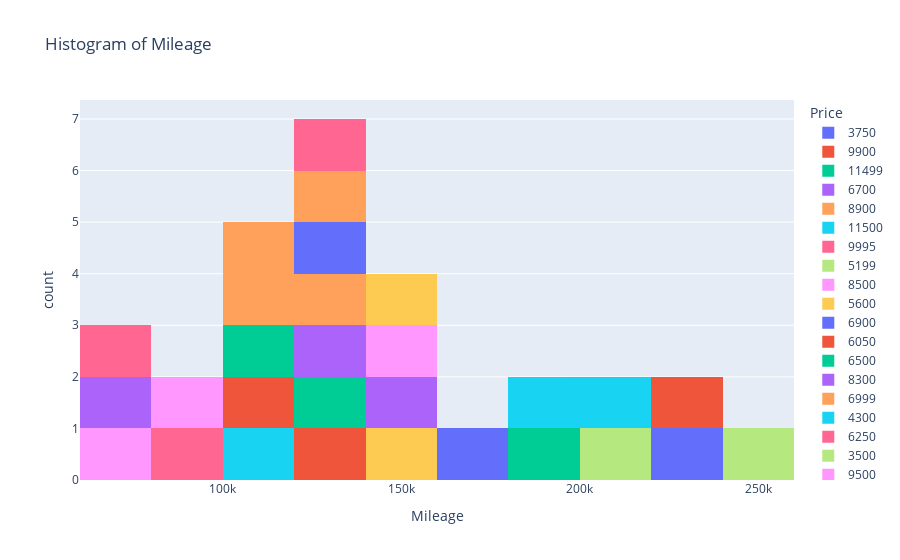

Notebook code cell kept with this figure:
### Code cell
bin_width = 20000 #km # cannot decide on a bin size, but can decide on the number of bins (and we can compute how many bins we need for a specific bin size)
nbins = math.ceil((df["Mileage"].max() - df["Mileage"].min()) / bin_width)
mileage_distr = px.histogram(df, x='Mileage', nbins=nbins, title='Histogram of Mileage', color='Price') #create bins for Price
mileage_distr.show()

### Figure 1 — Plotly figure (JSON) as saved in the notebook; plotly's stock layout.template omitted (floating-point values rounded to 4 significant figures)
{"data": [{"alignmentgroup": "True", "bingroup": "x", "hovertemplate": "Price=3750<br>Mileage=%{x}<br>count=%{y}<extra></extra>", "legendgroup": "3750", "marker": {"color": "#636efa", "pattern": {"shape": ""}}, "name": "3750", "nbinsx": 10, "offsetgroup": "3750", "orientation": "v", "showlegend": true, "type": "histogram", "x": [233394], "xaxis": "x", "yaxis": "y"}, {"alignmentgroup": "True", "bingroup": "x", "hovertemplate": "Price=9900<br>Mileage=%{x}<br>count=%{y}<extra></extra>", "legendgroup": "9900", "marker": {"color": "#EF553B", "pattern": {"shape": ""}}, "name": "9900", "nbinsx": 10, "offsetgroup": "9900", "orientation": "v", "showlegend": true, "type": "histogram", "x": [129600], "xaxis": "x", "yaxis": "y"}, {"alignmentgroup": "True", "bingroup": "x", "hovertemplate": "Price=11499<br>Mileage=%{x}<br>count=%{y}<extra></extra>", "legendgroup": "11499", "marker": {"color": "#00cc96", "pattern": {"shape": ""}}, "name": "11499", "nbinsx": 10, "offsetgroup": "11499", "orientation": "v", "showlegend": true, "type": "histogram", "x": [125000], "xaxis": "x", "yaxis": "y"}, {"alignmentgroup": "True", "bingroup": "x", "hovertemplate": "Price=6700<br>Mileage=%{x}<br>count=%{y}<extra></extra>", "legendgroup": "6700", "marker": {"color": "#ab63fa", "pattern": {"shape": ""}}, "name": "6700", "nbinsx": 10, "offsetgroup": "6700", "orientation": "v", "showlegend": true, "type": "histogram", "x": [132997], "xaxis": "x", "yaxis": "y"}, {"alignmentgroup": "True", "bingroup": "x", "hovertemplate": "Price=8900<br>Mileage=%{x}<br>count=%{y}<extra></extra>", "legendgroup": "8900", "marker": {"color": "#FFA15A", "pattern": {"shape": ""}}, "name": "8900", "nbinsx": 10, "offsetgroup": "8900", "orientation": "v", "showlegend": true, "type": "histogram", "x": [130000], "xaxis": "x", "yaxis": "y"}, {"alignmentgroup": "True", "bingroup": "x", "hovertemplate": "Price=11500<br>Mileage=%{x}<br>count=%{y}<extra></extra>", "legendgroup": "11500", "marker": {"color": "#19d3f3", "pattern": {"shape": ""}}, "name": "11500", "nbinsx": 10, "offsetgroup": "11500", "orientation": "v", "showlegend": true, "type": "histogram", "x": [103000], "xaxis": "x", "yaxis": "y"}, {"alignmentgroup": "True", "bingroup": "x", "hovertemplate": "Price=9995<br>Mileage=%{x}<br>count=%{y}<extra></extra>", "legendgroup": "9995", "marker": {"color": "#FF6692", "pattern": {"shape": ""}}, "name": "9995", "nbinsx": 10, "offsetgroup": "9995", "orientation": "v", "showlegend": true, "type": "histogram", "x": [99000], "xaxis": "x", "yaxis": "y"}, {"alignmentgroup": "True", "bingroup": "x", "hovertemplate": "Price=5199<br>Mileage=%{x}<br>count=%{y}<extra></extra>", "legendgroup": "5199", "marker": {"color": "#B6E880", "pattern": {"shape": ""}}, "name": "5199", "nbinsx": 10, "offsetgroup": "5199", "orientation": "v", "showlegend": true, "type": "histogram", "x": [206000], "xaxis": "x", "yaxis": "y"}, {"alignmentgroup": "True", "bingroup": "x", "hovertemplate": "Price=8500<br>Mileage=%{x}<br>count=%{y}<extra></extra>", "legendgroup": "8500", "marker": {"color": "#FF97FF", "pattern": {"shape": ""}}, "name": "8500", "nbinsx": 10, "offsetgroup": "8500", "orientation": "v", "showlegend": true, "type": "histogram", "x": [69900], "xaxis": "x", "yaxis": "y"}, {"alignmentgroup": "True", "bingroup": "x", "hovertemplate": "Price=5600<br>Mileage=%{x}<br>count=%{y}<extra></extra>", "legendgroup": "5600", "marker": {"color": "#FECB52", "pattern": {"shape": ""}}, "name": "5600", "nbinsx": 10, "offsetgroup": "5600", "orientation": "v", "showlegend": true, "type": "histogram", "x": [145000], "xaxis": "x", "yaxis": "y"}, {"alignmentgroup": "True", "bingroup": "x", "hovertemplate": "Price=6900<br>Mileage=%{x}<br>count=%{y}<extra></extra>", "legendgroup": "6900", "marker": {"color": "#636efa", "pattern": {"shape": ""}}, "name": "6900", "nbinsx": 10, "offsetgroup": "6900", "orientation": "v", "showlegend": true, "type": "histogram", "x": [138000], "xaxis": "x", "yaxis": "y"}, {"alignmentgroup": "True", "bingroup": "x", "hovertemplate": "Price=6050<br>Mileage=%{x}<br>count=%{y}<extra></extra>", "legendgroup": "6050", "marker": {"color": "#EF553B", "pattern": {"shape": ""}}, "name": "6050", "nbinsx": 10, "offsetgroup": "6050", "orientation": "v", "showlegend": true, "type": "histogram", "x": [112273], "xaxis": "x", "yaxis": "y"}, {"alignmentgroup": "True", "bingroup": "x", "hovertemplate": "Price=6500<br>Mileage=%{x}<br>count=%{y}<extra></extra>", "legendgroup": "6500", "marker": {"color": "#00cc96", "pattern": {"shape": ""}}, "name": "6500", "nbinsx": 10, "offsetgroup": "6500", "orientation": "v", "showlegend": true, "type": "histogram", "x": [105000], "xaxis": "x", "yaxis": "y"}, {"alignmentgroup": "True", "bingroup": "x", "hovertemplate": "Price=8300<br>Mileage=%{x}<br>count=%{y}<extra></extra>", "legendgroup": "8300", "marker": {"color": "#ab63fa", "pattern": {"shape": ""}}, "name": "8300", "nbinsx": 10, "offsetgroup": "8300", "orientation": "v", "showlegend": true, "type": "histogram", "x": [148750], "xaxis": "x", "yaxis": "y"}, {"alignmentgroup": "True", "bingroup": "x", "hovertemplate": "Price=6999<br>Mileage=%{x}<br>count=%{y}<extra></extra>", "legendgroup": "6999", "marker": {"color": "#FFA15A", "pattern": {"shape": ""}}, "name": "6999", "nbinsx": 10, "offsetgroup": "6999", "orientation": "v", "showlegend": true, "type": "histogram", "x": [101532, 139000], "xaxis": "x", "yaxis": "y"}, {"alignmentgroup": "True", "bingroup": "x", "hovertemplate": "Price=4300<br>Mileage=%{x}<br>count=%{y}<extra></extra>", "legendgroup": "4300", "marker": {"color": "#19d3f3", "pattern": {"shape": ""}}, "name": "4300", "nbinsx": 10, "offsetgroup": "4300", "orientation": "v", "showlegend": true, "type": "histogram", "x": [200300], "xaxis": "x", "yaxis": "y"}, {"alignmentgroup": "True", "bingroup": "x", "hovertemplate": "Price=6250<br>Mileage=%{x}<br>count=%{y}<extra></extra>", "legendgroup": "6250", "marker": {"color": "#FF6692", "pattern": {"shape": ""}}, "name": "6250", "nbinsx": 10, "offsetgroup": "6250", "orientation": "v", "showlegend": true, "type": "histogram", "x": [127410], "xaxis": "x", "yaxis": "y"}, {"alignmentgroup": "True", "bingroup": "x", "hovertemplate": "Price=3500<br>Mileage=%{x}<br>count=%{y}<extra></extra>", "legendgroup": "3500", "marker": {"color": "#B6E880", "pattern": {"shape": ""}}, "name": "3500", "nbinsx": 10, "offsetgroup": "3500", "orientation": "v", "showlegend": true, "type": "histogram", "x": [252000], "xaxis": "x", "yaxis": "y"}, {"alignmentgroup": "True", "bingroup": "x", "hovertemplate": "Price=9500<br>Mileage=%{x}<br>count=%{y}<extra></extra>", "legendgroup": "9500", "marker": {"color": "#FF97FF", "pattern": {"shape": ""}}, "name": "9500", "nbinsx": 10, "offsetgroup": "9500", "orientation": "v", "showlegend": true, "type": "histogram", "x": [85000, 148600], "xaxis": "x", "yaxis": "y"}, {"alignmentgroup": "True", "bingroup": "x", "hovertemplate": "Price=7500<br>Mileage=%{x}<br>count=%{y}<extra></extra>", "legendgroup": "7500", "marker": {"color": "#FECB52", "pattern": {"shape": ""}}, "name": "7500", "nbinsx": 10, "offsetgroup": "7500", "orientation": "v", "showlegend": true, "type": "histogram", "x": [143652], "xaxis": "x", "yaxis": "y"}, {"alignmentgroup": "True", "bingroup": "x", "hovertemplate": "Price=6200<br>Mileage=%{x}<br>count=%{y}<extra></extra>", "legendgroup": "6200", "marker": {"color": "#636efa", "pattern": {"shape": ""}}, "name": "6200", "nbinsx": 10, "offsetgroup": "6200", "orientation": "v", "showlegend": true, "type": "histogram", "x": [165000], "xaxis": "x", "yaxis": "y"}, {"alignmentgroup": "True", "bingroup": "x", "hovertemplate": "Price=3900<br>Mileage=%{x}<br>count=%{y}<extra></extra>", "legendgroup": "3900", "marker": {"color": "#EF553B", "pattern": {"shape": ""}}, "name": "3900", "nbinsx": 10, "offsetgroup": "3900", "orientation": "v", "showlegend": true, "type": "histogram", "x": [225000], "xaxis": "x", "yaxis": "y"}, {"alignmentgroup": "True", "bingroup": "x", "hovertemplate": "Price=5350<br>Mileage=%{x}<br>count=%{y}<extra></extra>", "legendgroup": "5350", "marker": {"color": "#00cc96", "pattern": {"shape": ""}}, "name": "5350", "nbinsx": 10, "offsetgroup": "5350", "orientation": "v", "showlegend": true, "type": "histogram", "x": [189000], "xaxis": "x", "yaxis": "y"}, {"alignmentgroup": "True", "bingroup": "x", "hovertemplate": "Price=6100<br>Mileage=%{x}<br>count=%{y}<extra></extra>", "legendgroup": "6100", "marker": {"color": "#ab63fa", "pattern": {"shape": ""}}, "name": "6100", "nbinsx": 10, "offsetgroup": "6100", "orientation": "v", "showlegend": true, "type": "histogram", "x": [66000], "xaxis": "x", "yaxis": "y"}, {"alignmentgroup": "True", "bingroup": "x", "hovertemplate": "Price=9000<br>Mileage=%{x}<br>count=%{y}<extra></extra>", "legendgroup": "9000", "marker": {"color": "#FFA15A", "pattern": {"shape": ""}}, "name": "9000", "nbinsx": 10, "offsetgroup": "9000", "orientation": "v", "showlegend": true, "type": "histogram", "x": [107000], "xaxis": "x", "yaxis": "y"}, {"alignmentgroup": "True", "bingroup": "x", "hovertemplate": "Price=5300<br>Mileage=%{x}<br>count=%{y}<extra></extra>", "legendgroup": "5300", "marker": {"color": "#19d3f3", "pattern": {"shape": ""}}, "name": "5300", "nbinsx": 10, "offsetgroup": "5300", "orientation": "v", "showlegend": true, "type": "histogram", "x": [184717], "xaxis": "x", "yaxis": "y"}, {"alignmentgroup": "True", "bingroup": "x", "hovertemplate": "Price=10700<br>Mileage=%{x}<br>count=%{y}<extra></extra>", "legendgroup": "10700", "marker": {"color": "#FF6692", "pattern": {"shape": ""}}, "name": "10700", "nbinsx": 10, "offsetgroup": "10700", "orientation": "v", "showlegend": true, "type": "histogram", "x": [60981], "xaxis": "x", "yaxis": "y"}], "layout": {"barmode": "relative", "legend": {"title": {"text": "Price"}, "tracegroupgap": 0}, "title": {"text": "Histogram of Mileage"}, "xaxis": {"anchor": "y", "domain": [0, 1], "title": {"text": "Mileage"}}, "yaxis": {"anchor": "x", "domain": [0, 1], "title": {"text": "count"}}}}
